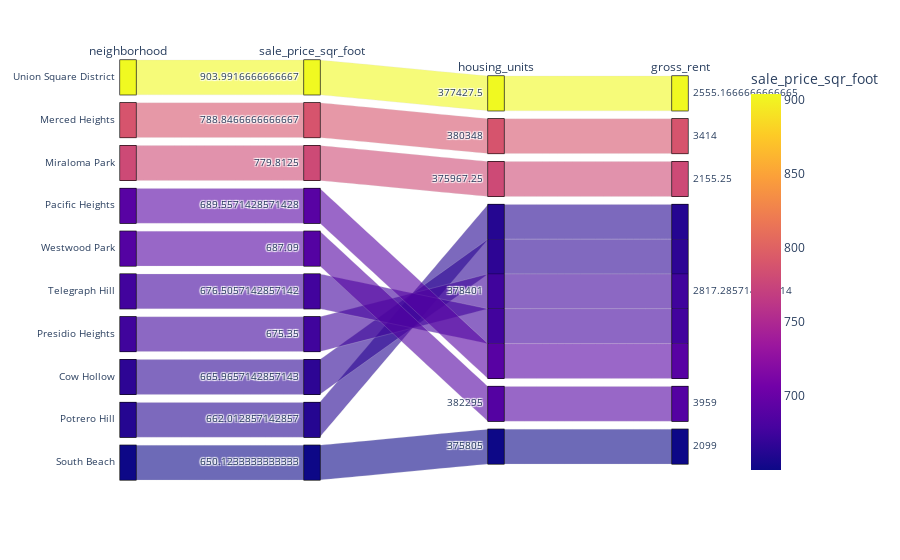

The cell this chart's notebook holds for it:
### Code cell
# Parallel Categories Plot
px.parallel_categories(expensive_neighborhoods, color='sale_price_sqr_foot')

### Figure 1 — Plotly figure (JSON) as saved in the notebook; plotly's stock layout.template omitted (floating-point values rounded to 4 significant figures)
{"data": [{"dimensions": [{"label": "neighborhood", "values": ["Union Square District", "Merced Heights", "Miraloma Park", "Pacific Heights", "Westwood Park", "Telegraph Hill", "Presidio Heights", "Cow Hollow", "Potrero Hill", "South Beach"]}, {"label": "sale_price_sqr_foot", "values": [904.0, 788.8, 779.8, 689.6, 687.1, 676.5, 675.4, 666.0, 662.0, 650.1]}, {"label": "housing_units", "values": [377400.0, 380348, 376000.0, 378401, 382295, 378401, 378401, 378401, 378401, 375805]}, {"label": "gross_rent", "values": [2555.0, 3414, 2155.0, 2817.0, 3959, 2817.0, 2817.0, 2817.0, 2817.0, 2099]}], "domain": {"x": [0, 1], "y": [0, 1]}, "line": {"color": [904.0, 788.8, 779.8, 689.6, 687.1, 676.5, 675.4, 666.0, 662.0, 650.1], "coloraxis": "coloraxis"}, "name": "", "type": "parcats"}], "layout": {"autosize": true, "coloraxis": {"colorbar": {"title": {"text": "sale_price_sqr_foot"}}, "colorscale": [[0, "#0d0887"], [0.1111, "#46039f"], [0.2222, "#7201a8"], [0.3333, "#9c179e"], [0.4444, "#bd3786"], [0.5556, "#d8576b"], [0.6667, "#ed7953"], [0.7778, "#fb9f3a"], [0.8889, "#fdca26"], [1, "#f0f921"]]}, "legend": {"tracegroupgap": 0}, "margin": {"t": 60}}}
